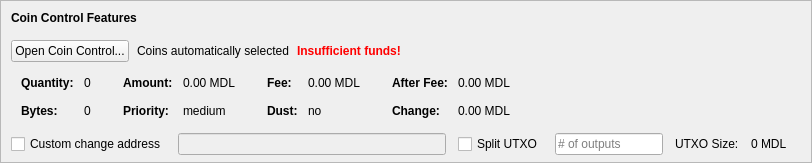
    <widget class="QFrame" name="frameCoinControl">
     <property name="sizePolicy">
      <sizepolicy hsizetype="Expanding" vsizetype="Expanding">
       <horstretch>0</horstretch>
       <verstretch>0</verstretch>
      </sizepolicy>
     </property>
     <property name="maximumSize">
      <size>
       <width>16777215</width>
       <height>16777215</height>
      </size>
     </property>
     <property name="frameShape">
      <enum>QFrame::StyledPanel</enum>
     </property>
     <property name="frameShadow">
      <enum>QFrame::Sunken</enum>
     </property>
     <layout class="QVBoxLayout" name="verticalLayoutCoinControl2">
      <property name="spacing">
       <number>0</number>
      </property>
      <property name="leftMargin">
       <number>0</number>
      </property>
      <property name="topMargin">
       <number>0</number>
      </property>
      <property name="rightMargin">
       <number>0</number>
      </property>
      <property name="bottomMargin">
       <number>6</number>
      </property>
      <item>
       <layout class="QVBoxLayout" name="verticalLayoutCoinControl" stretch="0,0,0,0,1">
        <property name="spacing">
         <number>0</number>
        </property>
        <property name="leftMargin">
         <number>10</number>
        </property>
        <property name="topMargin">
         <number>10</number>
        </property>
        <item>
         <layout class="QHBoxLayout" name="horizontalLayoutCoinControl1">
          <property name="bottomMargin">
           <number>15</number>
          </property>
          <item>
           <widget class="QLabel" name="labelCoinControlFeatures">
            <property name="sizePolicy">
             <sizepolicy hsizetype="Preferred" vsizetype="Maximum">
              <horstretch>0</horstretch>
              <verstretch>0</verstretch>
             </sizepolicy>
            </property>
            <property name="font">
             <font>
              <weight>75</weight>
              <bold>true</bold>
             </font>
            </property>
            <property name="styleSheet">
             <string notr="true">font-weight:bold;</string>
            </property>
            <property name="text">
             <string>Coin Control Features</string>
            </property>
           </widget>
          </item>
         </layout>
        </item>
        <item>
         <layout class="QHBoxLayout" name="horizontalLayoutCoinControl2" stretch="0,0,0,0">
          <property name="spacing">
           <number>8</number>
          </property>
          <property name="bottomMargin">
           <number>10</number>
          </property>
          <item>
           <widget class="QPushButton" name="pushButtonCoinControl">
            <property name="styleSheet">
             <string notr="true"/>
            </property>
            <property name="text">
             <string>Open Coin Control...</string>
            </property>
            <property name="autoDefault">
             <bool>false</bool>
            </property>
           </widget>
          </item>
          <item>
           <widget class="QLabel" name="labelCoinControlAutomaticallySelected">
            <property name="text">
             <string>Coins automatically selected</string>
            </property>
            <property name="margin">
             <number>5</number>
            </property>
           </widget>
          </item>
          <item>
           <widget class="QLabel" name="labelCoinControlInsuffFunds">
            <property name="font">
             <font>
              <weight>75</weight>
              <bold>true</bold>
             </font>
            </property>
            <property name="styleSheet">
             <string notr="true">color:red;font-weight:bold;</string>
            </property>
            <property name="text">
             <string>Insufficient funds!</string>
            </property>
            <property name="margin">
             <number>5</number>
            </property>
           </widget>
          </item>
          <item>
           <spacer name="horizontalSpacerCoinControl">
            <property name="orientation">
             <enum>Qt::Horizontal</enum>
            </property>
            <property name="sizeHint" stdset="0">
             <size>
              <width>40</width>
              <height>1</height>
             </size>
            </property>
           </spacer>
          </item>
         </layout>
        </item>
        <item>
         <widget class="QWidget" name="widgetCoinControl" native="true">
          <property name="sizePolicy">
           <sizepolicy hsizetype="Preferred" vsizetype="Preferred">
            <horstretch>0</horstretch>
            <verstretch>0</verstretch>
           </sizepolicy>
          </property>
          <property name="minimumSize">
           <size>
            <width>0</width>
            <height>0</height>
           </size>
          </property>
          <property name="styleSheet">
           <string notr="true"/>
          </property>
          <layout class="QHBoxLayout" name="horizontalLayoutCoinControl5">
           <property name="leftMargin">
            <number>0</number>
           </property>
           <property name="topMargin">
            <number>0</number>
           </property>
           <property name="rightMargin">
            <number>0</number>
           </property>
           <property name="bottomMargin">
            <number>0</number>
           </property>
           <item>
            <layout class="QHBoxLayout" name="horizontalLayoutCoinControl3" stretch="0,0,0,1">
             <property name="spacing">
              <number>20</number>
             </property>
             <property name="topMargin">
              <number>0</number>
             </property>
             <property name="bottomMargin">
              <number>10</number>
             </property>
             <item>
              <layout class="QFormLayout" name="formLayoutCoinControl1">
               <property name="horizontalSpacing">
                <number>10</number>
               </property>
               <property name="verticalSpacing">
                <number>14</number>
               </property>
               <property name="leftMargin">
                <number>10</number>
               </property>
               <property name="topMargin">
                <number>4</number>
               </property>
               <property name="rightMargin">
                <number>6</number>
               </property>
               <item row="0" column="0">
                <widget class="QLabel" name="labelCoinControlQuantityText">
                 <property name="font">
                  <font>
                   <weight>75</weight>
                   <bold>true</bold>
                  </font>
                 </property>
                 <property name="text">
                  <string>Quantity:</string>
                 </property>
                 <property name="margin">
                  <number>0</number>
                 </property>
                </widget>
               </item>
               <item row="0" column="1">
                <widget class="QLabel" name="labelCoinControlQuantity">
                 <property name="cursor">
                  <cursorShape>IBeamCursor</cursorShape>
                 </property>
                 <property name="contextMenuPolicy">
                  <enum>Qt::ActionsContextMenu</enum>
                 </property>
                 <property name="text">
                  <string notr="true">0</string>
                 </property>
                 <property name="margin">
                  <number>0</number>
                 </property>
                 <property name="textInteractionFlags">
                  <set>Qt::LinksAccessibleByMouse|Qt::TextSelectableByKeyboard|Qt::TextSelectableByMouse</set>
                 </property>
                </widget>
               </item>
               <item row="1" column="0">
                <widget class="QLabel" name="labelCoinControlBytesText">
                 <property name="font">
                  <font>
                   <weight>75</weight>
                   <bold>true</bold>
                  </font>
                 </property>
                 <property name="text">
                  <string>Bytes:</string>
                 </property>
                </widget>
               </item>
               <item row="1" column="1">
                <widget class="QLabel" name="labelCoinControlBytes">
                 <property name="cursor">
                  <cursorShape>IBeamCursor</cursorShape>
                 </property>
                 <property name="contextMenuPolicy">
                  <enum>Qt::ActionsContextMenu</enum>
                 </property>
                 <property name="text">
                  <string notr="true">0</string>
                 </property>
                 <property name="textInteractionFlags">
                  <set>Qt::LinksAccessibleByMouse|Qt::TextSelectableByKeyboard|Qt::TextSelectableByMouse</set>
                 </property>
                </widget>
               </item>
              </layout>
             </item>
             <item>
              <layout class="QFormLayout" name="formLayoutCoinControl2">
               <property name="horizontalSpacing">
                <number>10</number>
               </property>
               <property name="verticalSpacing">
                <number>14</number>
               </property>
               <property name="leftMargin">
                <number>6</number>
               </property>
               <property name="topMargin">
                <number>4</number>
               </property>
               <property name="rightMargin">
                <number>6</number>
               </property>
               <item row="0" column="0">
                <widget class="QLabel" name="labelCoinControlAmountText">
                 <property name="font">
                  <font>
                   <weight>75</weight>
                   <bold>true</bold>
                  </font>
                 </property>
                 <property name="text">
                  <string>Amount:</string>
                 </property>
                 <property name="margin">
                  <number>0</number>
                 </property>
                </widget>
               </item>
               <item row="0" column="1">
                <widget class="QLabel" name="labelCoinControlAmount">
                 <property name="cursor">
                  <cursorShape>IBeamCursor</cursorShape>
                 </property>
                 <property name="contextMenuPolicy">
                  <enum>Qt::ActionsContextMenu</enum>
                 </property>
                 <property name="text">
                  <string notr="true">0.00 MDL</string>
                 </property>
                 <property name="textInteractionFlags">
                  <set>Qt::LinksAccessibleByMouse|Qt::TextSelectableByKeyboard|Qt::TextSelectableByMouse</set>
                 </property>
                </widget>
               </item>
               <item row="1" column="0">
                <widget class="QLabel" name="labelCoinControlPriorityText">
                 <property name="font">
                  <font>
                   <weight>75</weight>
                   <bold>true</bold>
                  </font>
                 </property>
                 <property name="text">
                  <string>Priority:</string>
                 </property>
                </widget>
               </item>
               <item row="1" column="1">
                <widget class="QLabel" name="labelCoinControlPriority">
                 <property name="cursor">
                  <cursorShape>IBeamCursor</cursorShape>
                 </property>
                 <property name="contextMenuPolicy">
                  <enum>Qt::ActionsContextMenu</enum>
                 </property>
                 <property name="text">
                  <string>medium</string>
                 </property>
                 <property name="textInteractionFlags">
                  <set>Qt::LinksAccessibleByMouse|Qt::TextSelectableByKeyboard|Qt::TextSelectableByMouse</set>
                 </property>
                </widget>
               </item>
              </layout>
             </item>
             <item>
              <layout class="QFormLayout" name="formLayoutCoinControl3">
               <property name="horizontalSpacing">
                <number>10</number>
               </property>
               <property name="verticalSpacing">
                <number>14</number>
               </property>
               <property name="leftMargin">
                <number>6</number>
               </property>
               <property name="topMargin">
                <number>4</number>
               </property>
               <property name="rightMargin">
                <number>6</number>
               </property>
               <item row="0" column="0">
                <widget class="QLabel" name="labelCoinControlFeeText">
                 <property name="font">
                  <font>
                   <weight>75</weight>
                   <bold>true</bold>
                  </font>
                 </property>
                 <property name="text">
                  <string>Fee:</string>
                 </property>
                 <property name="margin">
                  <number>0</number>
                 </property>
                </widget>
               </item>
               <item row="0" column="1">
                <widget class="QLabel" name="labelCoinControlFee">
                 <property name="cursor">
                  <cursorShape>IBeamCursor</cursorShape>
                 </property>
                 <property name="contextMenuPolicy">
                  <enum>Qt::ActionsContextMenu</enum>
                 </property>
                 <property name="text">
                  <string notr="true">0.00 MDL</string>
                 </property>
                 <property name="textInteractionFlags">
                  <set>Qt::LinksAccessibleByMouse|Qt::TextSelectableByKeyboard|Qt::TextSelectableByMouse</set>
                 </property>
                </widget>
               </item>
               <item row="1" column="0">
                <widget class="QLabel" name="labelCoinControlLowOutputText">
                 <property name="font">
                  <font>
                   <weight>75</weight>
                   <bold>true</bold>
                  </font>
                 </property>
                 <property name="text">
                  <string>Dust:</string>
                 </property>
                </widget>
               </item>
               <item row="1" column="1">
                <widget class="QLabel" name="labelCoinControlLowOutput">
                 <property name="cursor">
                  <cursorShape>IBeamCursor</cursorShape>
                 </property>
                 <property name="contextMenuPolicy">
                  <enum>Qt::ActionsContextMenu</enum>
                 </property>
                 <property name="text">
                  <string>no</string>
                 </property>
                 <property name="textInteractionFlags">
                  <set>Qt::LinksAccessibleByMouse|Qt::TextSelectableByKeyboard|Qt::TextSelectableByMouse</set>
                 </property>
                </widget>
               </item>
              </layout>
             </item>
             <item>
              <layout class="QFormLayout" name="formLayoutCoinControl4">
               <property name="horizontalSpacing">
                <number>10</number>
               </property>
               <property name="verticalSpacing">
                <number>14</number>
               </property>
               <property name="leftMargin">
                <number>6</number>
               </property>
               <property name="topMargin">
                <number>4</number>
               </property>
               <property name="rightMargin">
                <number>6</number>
               </property>
               <item row="0" column="0">
                <widget class="QLabel" name="labelCoinControlAfterFeeText">
                 <property name="font">
                  <font>
                   <weight>75</weight>
                   <bold>true</bold>
                  </font>
                 </property>
                 <property name="text">
                  <string>After Fee:</string>
                 </property>
                 <property name="margin">
                  <number>0</number>
                 </property>
                </widget>
               </item>
               <item row="0" column="1">
                <widget class="QLabel" name="labelCoinControlAfterFee">
                 <property name="cursor">
                  <cursorShape>IBeamCursor</cursorShape>
                 </property>
                 <property name="contextMenuPolicy">
                  <enum>Qt::ActionsContextMenu</enum>
                 </property>
                 <property name="text">
                  <string notr="true">0.00 MDL</string>
                 </property>
                 <property name="textInteractionFlags">
                  <set>Qt::LinksAccessibleByMouse|Qt::TextSelectableByKeyboard|Qt::TextSelectableByMouse</set>
                 </property>
                </widget>
               </item>
               <item row="1" column="0">
                <widget class="QLabel" name="labelCoinControlChangeText">
                 <property name="font">
                  <font>
                   <weight>75</weight>
                   <bold>true</bold>
                  </font>
                 </property>
                 <property name="text">
                  <string>Change:</string>
                 </property>
                </widget>
               </item>
               <item row="1" column="1">
                <widget class="QLabel" name="labelCoinControlChange">
                 <property name="cursor">
                  <cursorShape>IBeamCursor</cursorShape>
                 </property>
                 <property name="contextMenuPolicy">
                  <enum>Qt::ActionsContextMenu</enum>
                 </property>
                 <property name="text">
                  <string notr="true">0.00 MDL</string>
                 </property>
                 <property name="textInteractionFlags">
                  <set>Qt::LinksAccessibleByMouse|Qt::TextSelectableByKeyboard|Qt::TextSelectableByMouse</set>
                 </property>
                </widget>
               </item>
              </layout>
             </item>
            </layout>
           </item>
          </layout>
         </widget>
        </item>
        <item>
         <layout class="QHBoxLayout" name="horizontalLayoutCoinControl4" stretch="0,0,0,0,0,0,0">
          <property name="spacing">
           <number>12</number>
          </property>
          <property name="sizeConstraint">
           <enum>QLayout::SetDefaultConstraint</enum>
          </property>
          <property name="topMargin">
           <number>5</number>
          </property>
          <property name="rightMargin">
           <number>5</number>
          </property>
          <item>
           <widget class="QCheckBox" name="checkBoxCoinControlChange">
            <property name="toolTip">
             <string>If this is activated, but the change address is empty or invalid, change will be sent to a newly generated address.</string>
            </property>
            <property name="text">
             <string>Custom change address</string>
            </property>
           </widget>
          </item>
          <item>
           <widget class="QValidatedLineEdit" name="lineEditCoinControlChange">
            <property name="enabled">
             <bool>false</bool>
            </property>
            <property name="sizePolicy">
             <sizepolicy hsizetype="Expanding" vsizetype="Fixed">
              <horstretch>0</horstretch>
              <verstretch>0</verstretch>
             </sizepolicy>
            </property>
           </widget>
          </item>
          <item>
           <widget class="QCheckBox" name="splitBlockCheckBox">
            <property name="text">
             <string>Split UTXO</string>
            </property>
           </widget>
          </item>
          <item>
           <widget class="QLineEdit" name="splitBlockLineEdit">
            <property name="sizePolicy">
             <sizepolicy hsizetype="Fixed" vsizetype="Fixed">
              <horstretch>50</horstretch>
              <verstretch>0</verstretch>
             </sizepolicy>
            </property>
            <property name="placeholderText">
             <string># of outputs</string>
            </property>
           </widget>
          </item>
          <item>
           <widget class="QLabel" name="labelBlockSizeText">
            <property name="text">
             <string>UTXO Size:</string>
            </property>
           </widget>
          </item>
          <item>
           <widget class="QLabel" name="labelBlockSize">
            <property name="text">
             <string>0 MDL</string>
            </property>
           </widget>
          </item>
          <item>
           <widget class="QLabel" name="labelCoinControlChangeLabel">
            <property name="sizePolicy">
             <sizepolicy hsizetype="Preferred" vsizetype="Expanding">
              <horstretch>0</horstretch>
              <verstretch>0</verstretch>
             </sizepolicy>
            </property>
            <property name="minimumSize">
             <size>
              <width>0</width>
              <height>0</height>
             </size>
            </property>
            <property name="text">
             <string/>
            </property>
            <property name="margin">
             <number>3</number>
            </property>
           </widget>
          </item>
         </layout>
        </item>
        <item>
         <spacer name="verticalSpacerCoinControl">
          <property name="orientation">
           <enum>Qt::Vertical</enum>
          </property>
          <property name="sizeHint" stdset="0">
           <size>
            <width>800</width>
            <height>1</height>
           </size>
          </property>
         </spacer>
        </item>
       </layout>
      </item>
     </layout>
    </widget>
